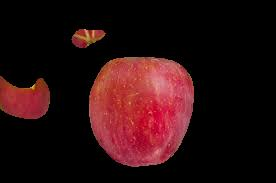
%> input picture bs_test/bs_image_apple.jpg, 276 x 183 px
$ octave --eval "result = preprocess(imread('bs_test/bs_image_apple.jpg'));"   (GNU Octave 9; MATLAB toolbox functions it lacks are replaced by stand-ins)
%> lines starting %> are read from the running program, lines starting %| are printed output that depends on the picture; in (x1, y1, x2, y2) boxes, pixels count from 0 and x2, y2 are one past the last pixel; in counts of white or black regions, pixels touching at a corner belong together; the program's own positions count from 1
function masked_rgb_image=preprocess(I)
    I_blur = imgaussfilt(I,5);
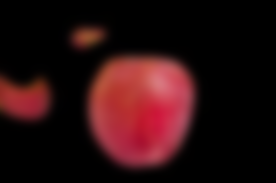
%> I_blur: size 183x276x3 uint8; mean R, G, B 41.3, 14.1, 15.6; mean of the top-left, top-right, bottom-left and bottom-right quarters 17.1, 16.4, 31.9, 29.1
    cform = makecform('srgb2lab');
    I_lab = applycform(I_blur,cform);
%> I_lab: size 183x276x3 uint8; mean of channels 1, 2, 3 25.5, 139.3, 133.6
    ab = double(I_lab(:,:,2:3));
    nrows = size(ab,1);
%> nrows = 183
    ncols = size(ab,2);
%> ncols = 276
    ab = reshape(ab,nrows*ncols,2);

    nColors = 2;
    % repeat the clustering 3 times to avoid local minima
    [cluster_idx, cluster_center] = kmeans(ab,nColors,'distance','sqEuclidean', ...
                                          'Replicates',3);
%> cluster_center = [129.3 128.6; 174.5 151.2]
    pixel_labels = reshape(cluster_idx,nrows,ncols);
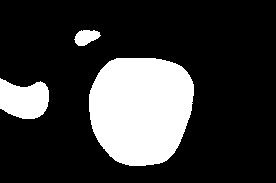
%> pixel_labels: size 183x276 double; values 1 (black) and 2 (white), 22% white; 3 white regions, box (x1, y1, x2, y2) and area: (89, 58, 194, 166) 9286, (0, 78, 49, 119) 1532, (74, 30, 101, 46) 296
    target = pixel_labels(1, 1);
%> target = 1
    M = zeros(nrows, ncols);
    for i = 1:nrows
        for j = 1:ncols
            if pixel_labels(i,j) ~= target
                M(i,j) = 1;
            end
        end
    end
    se = strel('disk',10);
    M = imclose(M,se);
%> M: size 183x276 double; values 0 (black) and 1 (white), 22% white; 3 white regions, box (x1, y1, x2, y2) and area: (89, 58, 194, 166) 9288, (0, 78, 49, 119) 1532, (74, 30, 101, 46) 301
    masked_rgb_image = bsxfun(@times, I, cast(M, 'like', I));
end

$ run again, on bs_test/bs_image_banana.jpg
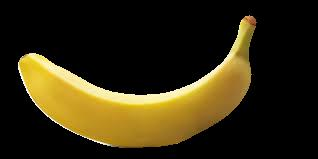
%> input picture bs_test/bs_image_banana.jpg, 318 x 159 px
%> in preprocess, `I_blur = imgaussfilt(I,5);`:
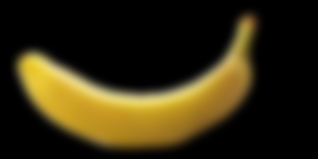
%> I_blur: size 159x318x3 uint8; mean R, G, B 50.8, 42, 16.5; mean of the top-left, top-right, bottom-left and bottom-right quarters 15.5, 17.1, 74.2, 38.3
%> I_lab: size 159x318x3 uint8; mean of channels 1, 2, 3 45.2, 129.5, 142.1
%> cluster_center = [128.1 129.7; 133.8 180.5]
%> in preprocess, `pixel_labels = reshape(cluster_idx,nrows,ncols);`:
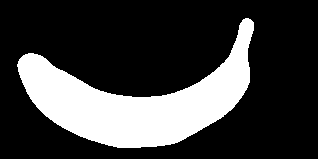
%> pixel_labels: size 159x318 double; values 1 (black) and 2 (white), 24.3% white; 1 white region, box (x1, y1, x2, y2) and area: (17, 18, 254, 148) 12298
%> target = 1

$ run again, on bs_test/bs_image_carrot.jpg
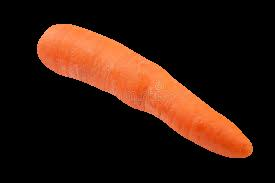
%> input picture bs_test/bs_image_carrot.jpg, 275 x 183 px
%> in preprocess, `I_blur = imgaussfilt(I,5);`:
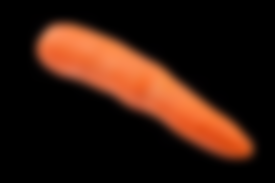
%> I_blur: size 183x275x3 uint8; mean R, G, B 49.2, 24.3, 13.4; mean of the top-left, top-right, bottom-left and bottom-right quarters 56.4, 13.6, 3.7, 42.3
%> I_lab: size 183x275x3 uint8; mean of channels 1, 2, 3 33.4, 137.5, 138.7
%> cluster_center = [129.1 129; 169.4 175.1]
%> in preprocess, `pixel_labels = reshape(cluster_idx,nrows,ncols);`:
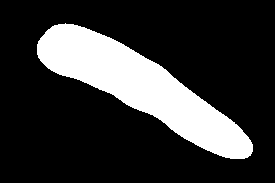
%> pixel_labels: size 183x275 double; values 1 (black) and 2 (white), 20.9% white; 1 white region, box (x1, y1, x2, y2) and area: (37, 23, 253, 159) 10515
%> target = 1
